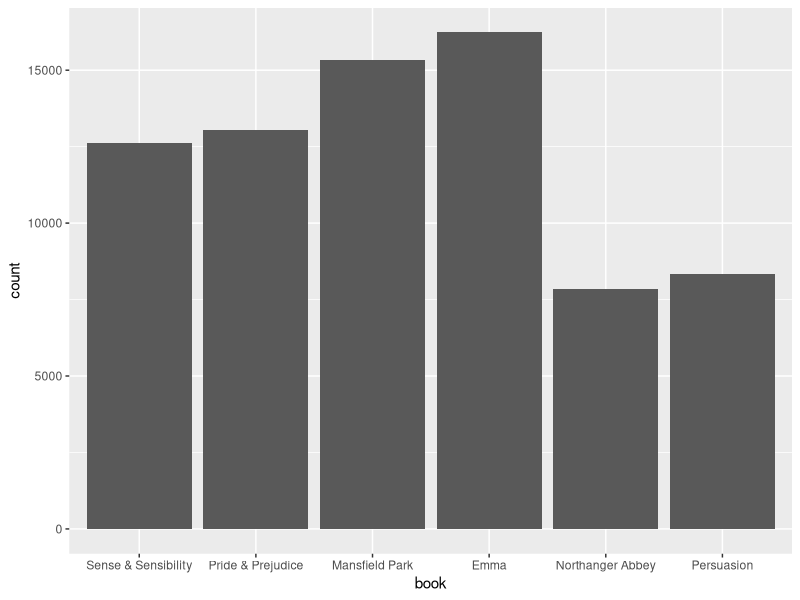
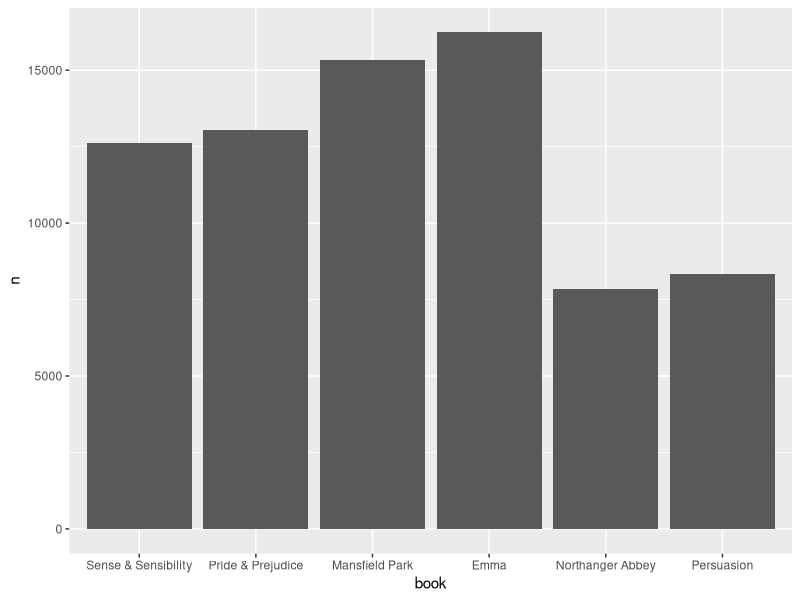

Here is the R script that generated these plots, in order:
library(tidyverse)
library(tidytext)
library(janeaustenr)
library(ggplot2)
austen <- austen_books()

#how many books
bnum <- austen %>% count(book, sort = TRUE) 
bnum[, "book"]

#bnum <- austen %>% distinct(book)

#plot book by line using austen
ggplot(austen, aes(x = book)) +
  geom_bar()

#plot book by line using bnum
ggplot(bnum, aes(x = book, y = n)) +
  geom_col()

#analyze only emma book
emma <- austen %>% filter(book == "Emma") %>%
  mutate(linenumber = row_number(), is_chapter = str_detect(text, pattern = regex("^CHAPTER [\\divxc]+", 
                                                                  ignore_case =  TRUE)),
         chapter = cumsum(is_chapter))

view(emma)

emmatrues <- emma %>% filter(is_chapter == "TRUE")
view(emmatrues)

#ungroup() 

austenbooks <- austen %>% 
              group_by(book) %>% 
  mutate(linenumber = row_number(), is_chapter = str_detect(text, pattern = regex("^CHAPTER [\\divxc]+", 
                                                                                  ignore_case =  TRUE)),
         chapter = cumsum(is_chapter))

austens_tokens <- austen %>% 
                  unnest_tokens(word, text)
